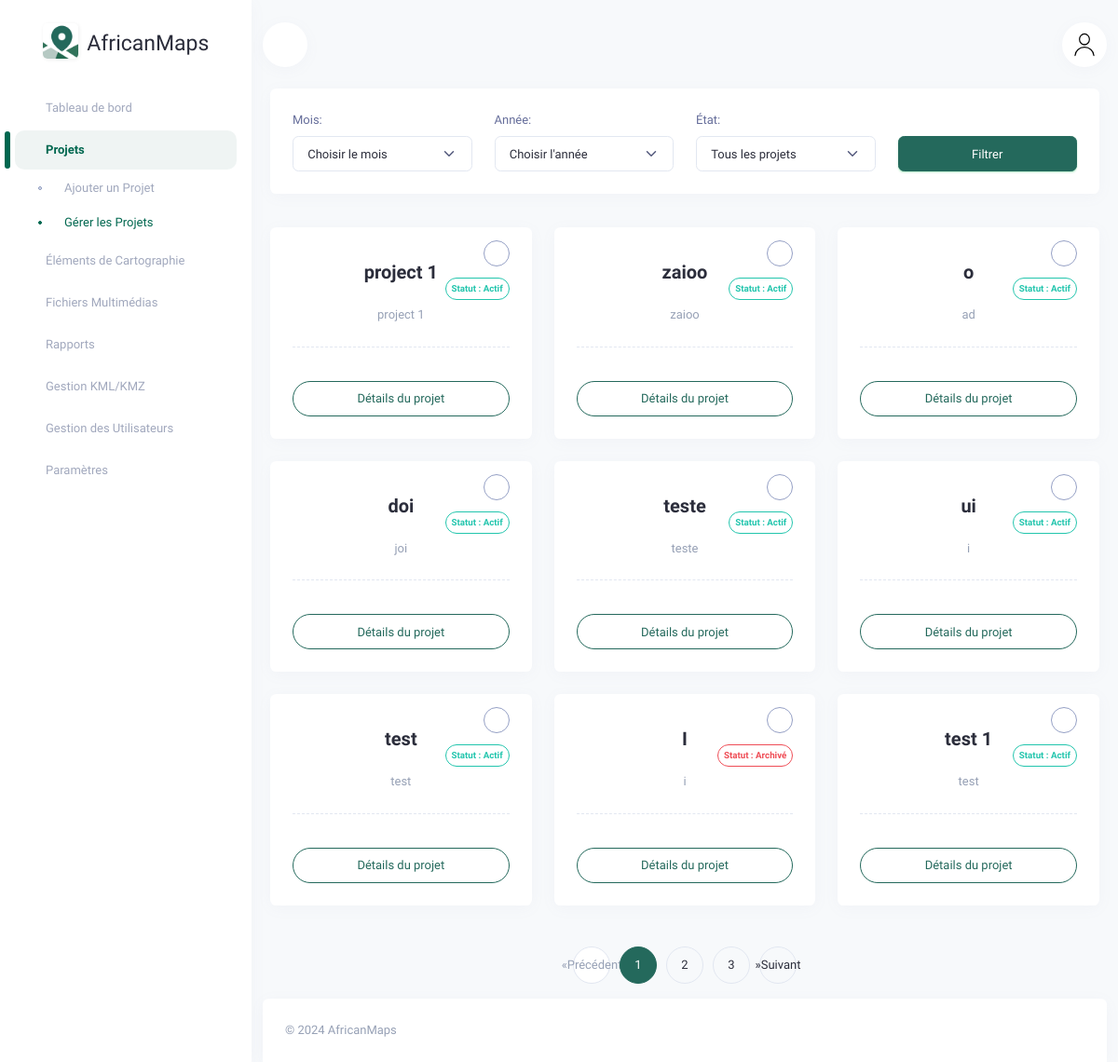
Page /locations/ on the earlier database version.
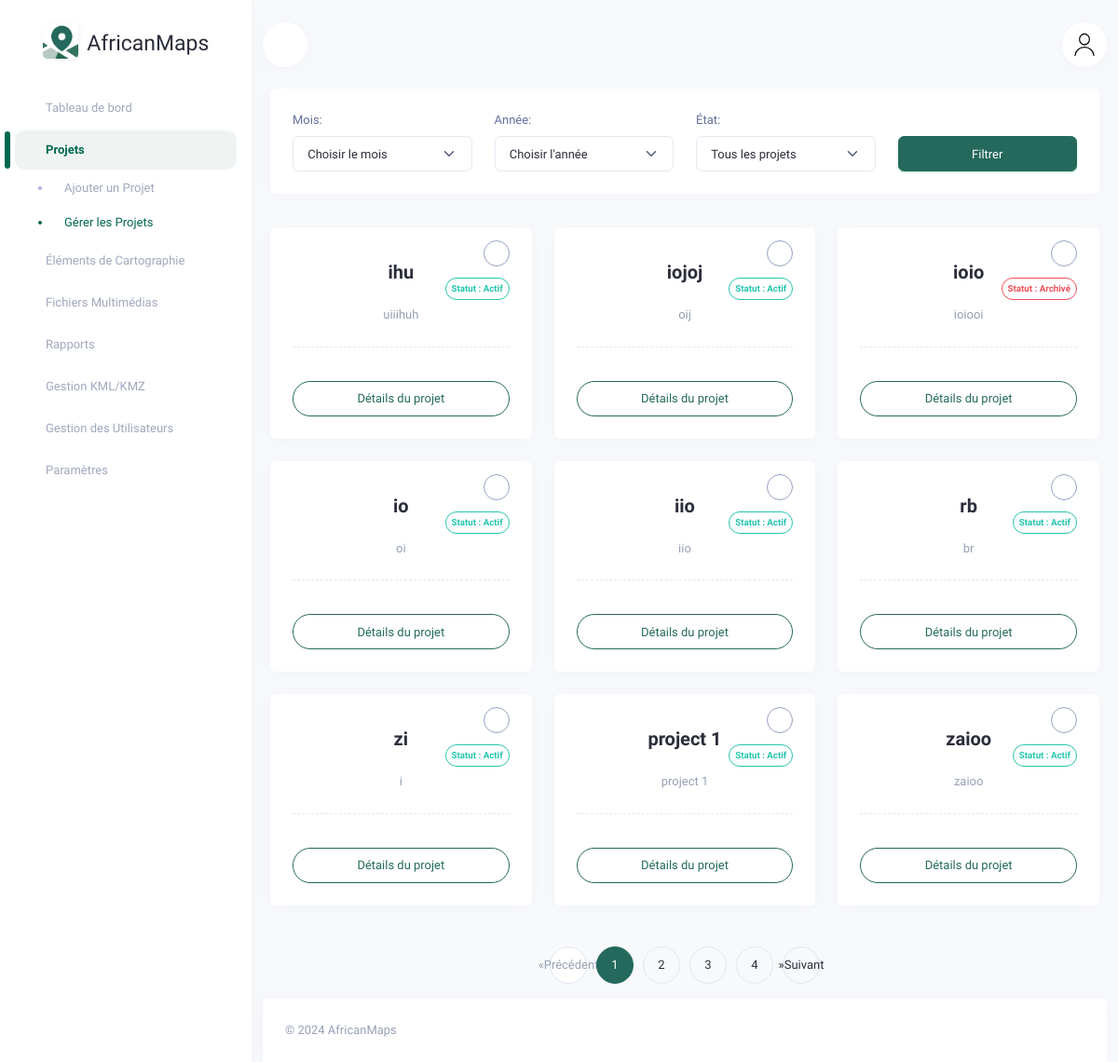
Same page on the later database version.
### dashboard_app/models.py (models this page shows, shortened)
class Location(models.Model):
    geojson = models.TextField()
    description = models.TextField()
    name = models.CharField(max_length=100)
    created_at = models.DateTimeField(auto_now_add=True)
    archived = models.BooleanField(default=False)

### dashboard_app/views.py (the view)
# urls.py: path('locations/', views.locations_list, name='locations-list'),
def locations_list(request):
    month = request.GET.get('month')
    year = request.GET.get('year')
    archived = request.GET.get('archived')
    locations = Location.objects.all().order_by('-created_at')
    if month and not year:
        current_year = datetime.now().year
        locations = locations.filter(created_at__year=current_year, created_at__month=month)
    elif year:
        locations = locations.filter(created_at__year=year)
        if month:
            locations = locations.filter(created_at__month=month)
    if archived == 'archived':
        locations = locations.filter(archived=True)
    elif archived == 'non_archived':
        locations = locations.filter(archived=False)
    paginator = Paginator(locations, 9)
    page_number = request.GET.get('page')
    page_obj = paginator.get_page(page_number)
    months = [{'name': datetime(2000, i, 1).strftime('%B'), 'value': i} for i in range(1, 13)]
    years = range(2020, datetime.now().year + 1)
    context = {
        'locations': page_obj,
        'page_obj': page_obj,
        'months': months,
        'years': years,
    }
    return render(request, 'dashboard_app/web/locations_list.html', context)

### dashboard_app/context_processors.py (called while the page is built)
def user_context(request):
    user = request.user
    return {
        'username': user.username if user.is_authenticated else 'Invité',
        'role': 'Administrateur' if user.is_staff else 'Utilisateur',
    }

### dashboard_app/templates/dashboard_app/web/locations_list.html (shortened to what the changed rows need)
{% extends 'dashboard_app/web/base.html' %}
{% load static %}
{% block content %}
<div class="row">
    {% for location in page_obj %}
    <div class="col-md-6 col-lg-4">
        <div class="card position-relative">
            <div class="card-body">
                <div class="position-absolute top-0 end-0 mt-3 me-3 text-end">
                    <div class="dropdown mb-2" style="margin-top:-10px;">
                        <button class="btn btn-outline-secondary rounded-circle p-0" type="button" id="archiveDropdown{{ location.id }}" data-bs-toggle="dropdown" aria-expanded="false" style="width: 28px; height: 28px;">
                        </button>
                    </div>
                    {% if location.archived %}
                        <span class="badge rounded-pill border border-danger text-danger p-1 mb-2 d-block">
                            Statut : Archivé
                        </span>
                    {% else %}
                        <span class="badge rounded-pill border border-success text-success p-1 mb-2 d-block">
                            Statut : Actif
                        </span>
                    {% endif %}
                </div>
                <div class="text-center border-dashed-bottom pb-3">
                    <h5 class="fw-bold my-2 fs-20">{{ location.name }}</h5>
                    <p class="text-muted mt-3 mb-0">{{ location.description|truncatechars:100 }}</p>
                </div>
                <div class="d-flex justify-content-center fw-semibold align-items-center mt-3">
                    <a href="{% url 'location-detail' location.id %}" class="btn rounded-pill btn-outline-primary w-100 mt-2">
                        Détails du projet
                    </a>
                </div>
            </div>
        </div>
    </div>
    {% endfor %}
</div>
<ul class="pagination justify-content-center">
    {% for num in page_obj.paginator.page_range %}
        {% if page_obj.number == num %}
            <li class="page-item active">
                <a class="page-link" href="#">{{ num }}</a>
            </li>
        {% else %}
            <li class="page-item">
                <a class="page-link" href="?page={{ num }}">{{ num }}</a>
            </li>
        {% endif %}
    {% endfor %}
</ul>
{% endblock content %}

Differences in the rows shown:
no longer on this page (row unchanged): Location: archived "Statut : Actif", name "o", description "ad"
no longer on this page (row unchanged): Location: archived "Statut : Actif", name "doi", description "joi"
no longer on this page (row unchanged): Location: archived "Statut : Actif", name "teste", description "teste"
no longer on this page (row unchanged): Location: archived "Statut : Actif", name "ui", description "i"
no longer on this page (row unchanged): Location: archived "Statut : Actif", name "test", description "test"
no longer on this page (row unchanged): Location: archived "Statut : Archivé", name "I", description "i"
no longer on this page (row unchanged): Location: archived "Statut : Actif", name "test 1", description "test"
added Location: archived "Statut : Actif", name "ihu", description "uiiihuh"
added Location: archived "Statut : Actif", name "iojoj", description "oij"
added Location: archived "Statut : Archivé", name "ioio", description "ioiooi"
added Location: archived "Statut : Actif", name "io", description "oi"
added Location: {{ location.id }} 28 (drawn), archived "Statut : Actif", name "iio", description "iio"
added Location: archived "Statut : Actif", name "rb", description "br"
added Location: archived "Statut : Actif", name "zi", description "i"
Other differences:
new list line: "4"
